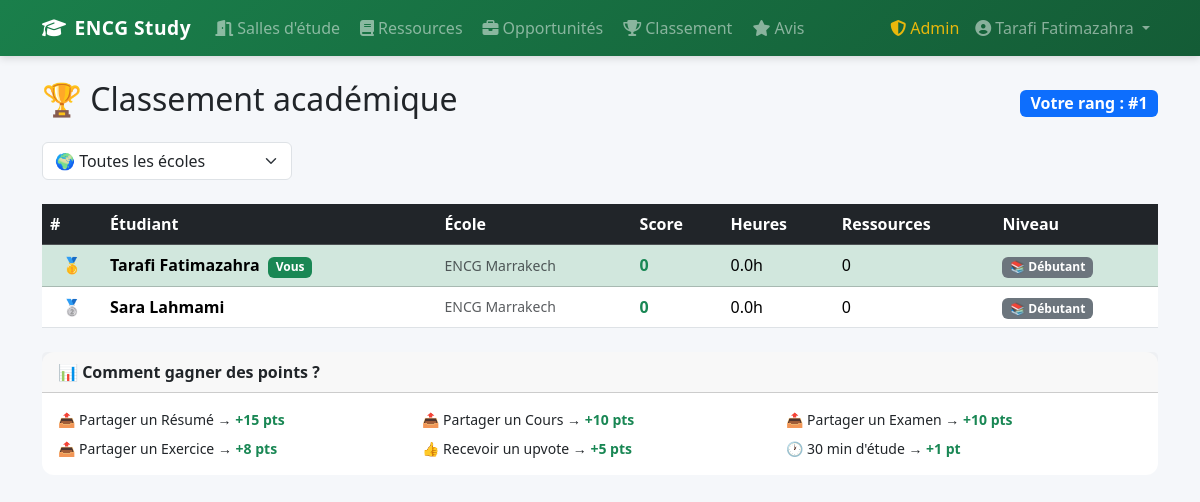
Screenshot of /classement/ (signed in) with the database file from the repository.
### app/models.py (models this page shows, shortened)
class User(UserMixin, db.Model):
    id            = db.Column(db.Integer, primary_key=True)
    name          = db.Column(db.String(100), nullable=False)
    email         = db.Column(db.String(150), unique=True, nullable=False)
    password_hash = db.Column(db.String(256), nullable=False)
    school        = db.Column(db.String(100), nullable=False)
    created_at    = db.Column(db.DateTime, default=datetime.utcnow)
    is_admin      = db.Column(db.Boolean, default=False)   # ← NOUVEAU
    score               = db.Column(db.Integer, default=0)
    total_study_minutes = db.Column(db.Integer, default=0)
    bio                 = db.Column(db.String(300), default='')
    filiere             = db.Column(db.String(100), default='')
    resources      = db.relationship('Resource',     backref='uploader',  lazy=True)
    opportunities  = db.relationship('Opportunity',  backref='poster',    lazy=True)
    messages       = db.relationship('Message',      backref='author',    lazy=True)
    study_sessions = db.relationship('StudySession', backref='student',   lazy=True)
    votes_given    = db.relationship('ResourceVote', backref='voter',     lazy=True)
    applications   = db.relationship('Application',  backref='applicant', lazy=True)
    avis_donnes    = db.relationship('Avis',         backref='auteur',    lazy=True)
    @property
    def study_hours(self):
        return round(self.total_study_minutes / 60, 1)
    @property
    def rank_badge(self):
        if self.score >= 500: return ('🏆', 'Diamant')
        if self.score >= 200: return ('🥇', 'Or')
        if self.score >= 100: return ('🥈', 'Argent')
        if self.score >= 50:  return ('🥉', 'Bronze')
        return ('📚', 'Débutant')
    @property
    def resources_count(self):
        return len(self.resources)

### app/leaderboard/routes.py (the view)
@leaderboard_bp.route('/')
@login_required
def index():
    school_filter = request.args.get('school', '')
    query = User.query
    if school_filter:
        query = query.filter_by(school=school_filter)
    top_users = query.order_by(desc(User.score)).limit(100).all()
    all_users = User.query.order_by(desc(User.score)).all()
    mon_rang = next((i + 1 for i, u in enumerate(all_users) if u.id == current_user.id), None)
    return render_template('leaderboard/index.html',
        top_users=top_users,
        schools=ENCG_SCHOOLS,
        school_filter=school_filter,
        mon_rang=mon_rang,
    )

### app/models.py (called while the page is built)
@login_manager.user_loader
def load_user(user_id):
    return User.query.get(int(user_id))

### app/templates/leaderboard/index.html (shortened to what this page needs)
{% extends 'base.html' %}
{% block content %}
<div class="d-flex justify-content-between align-items-center mb-3">
  <h2>🏆 Classement académique</h2>
  {% if mon_rang %}
    <span class="badge bg-primary fs-6">Votre rang : #{{ mon_rang }}</span>
  {% endif %}
</div>
<form method="GET" class="d-flex gap-2 mb-4 flex-wrap">
  <select name="school" class="form-select" style="max-width:250px" onchange="this.form.submit()">
    <option value="">🌍 Toutes les écoles</option>
  </select>
</form>
<div class="card">
  <div class="table-responsive">
    <table class="table table-hover align-middle mb-0">
      <thead class="table-dark">
        <tr>
          <th width="60">#</th>
          <th>Étudiant</th>
          <th>École</th>
          <th>Score</th>
          <th>Heures</th>
          <th>Ressources</th>
          <th>Niveau</th>
        </tr>
      </thead>
      <tbody>
        {% for user in top_users %}
        <tr {% if user.id == current_user.id %}class="table-success"{% endif %}>
          <td class="text-center fw-bold">
            {% if loop.index == 1 %}🥇
            {% elif loop.index == 2 %}🥈
            {% elif loop.index == 3 %}🥉
            {% else %}<span class="text-muted">{{ loop.index }}</span>
            {% endif %}
          </td>
          <td>
            <strong>{{ user.name }}</strong>
            {% if user.id == current_user.id %}
              <span class="badge bg-success ms-1">Vous</span>
            {% endif %}
          </td>
          <td class="text-muted small">{{ user.school }}</td>
          <td><strong class="text-success">{{ user.score }}</strong></td>
          <td>{{ user.study_hours }}h</td>
          <td>{{ user.resources_count }}</td>
          <td><span class="badge bg-secondary">{{ user.rank_badge[0] }} {{ user.rank_badge[1] }}</span></td>
        </tr>
        {% else %}
        <tr><td colspan="7" class="text-center text-muted py-4">Aucun étudiant trouvé.</td></tr>
        {% endfor %}
      </tbody>
    </table>
  </div>
</div>
<div class="card mt-4">
  <div class="card-header"><strong>📊 Comment gagner des points ?</strong></div>
  <div class="card-body">
    <div class="row g-2 small">
      <div class="col-6 col-md-4">📤 Partager un Résumé → <strong class="text-success">+15 pts</strong></div>
      <div class="col-6 col-md-4">📤 Partager un Cours → <strong class="text-success">+10 pts</strong></div>
      <div class="col-6 col-md-4">📤 Partager un Examen → <strong class="text-success">+10 pts</strong></div>
      <div class="col-6 col-md-4">📤 Partager un Exercice → <strong class="text-success">+8 pts</strong></div>
      <div class="col-6 col-md-4">👍 Recevoir un upvote → <strong class="text-success">+5 pts</strong></div>
      <div class="col-6 col-md-4">🕐 30 min d'étude → <strong class="text-success">+1 pt</strong></div>
    </div>
  </div>
</div>
{% endblock %}

### app/templates/base.html (shortened to what this page needs)
<!DOCTYPE html>
<html lang="fr">
<head>
  <link href="https://cdn.jsdelivr.net/npm/bootstrap@5.3.2/dist/css/bootstrap.min.css" rel="stylesheet">
  <link href="https://cdnjs.cloudflare.com/ajax/libs/font-awesome/6.5.0/css/all.min.css" rel="stylesheet">
  <link href="{{ url_for('static', filename='css/style.css') }}" rel="stylesheet">
</head>
<body>
{% if current_user.is_authenticated %}
<nav class="navbar navbar-expand-lg navbar-dark">
  <div class="container">
    <a class="navbar-brand fw-bold" href="{{ url_for('main.home') }}">
      <i class="fas fa-graduation-cap me-2"></i>ENCG Study
    </a>
    <div class="collapse navbar-collapse" id="nav">
      <ul class="navbar-nav me-auto gap-1">
        <li class="nav-item">
          <a class="nav-link" href="{{ url_for('rooms.index') }}">
            <i class="fas fa-door-open me-1"></i>Salles d'étude
          </a>
        </li>
        <li class="nav-item">
          <a class="nav-link" href="{{ url_for('resources.index') }}">
            <i class="fas fa-book me-1"></i>Ressources
          </a>
        </li>
        <li class="nav-item">
          <a class="nav-link" href="{{ url_for('opportunities.index') }}">
            <i class="fas fa-briefcase me-1"></i>Opportunités
          </a>
        </li>
        <li class="nav-item">
          <a class="nav-link" href="{{ url_for('leaderboard.index') }}">
            <i class="fas fa-trophy me-1"></i>Classement
          </a>
        </li>
        <li class="nav-item">
          <a class="nav-link" href="{{ url_for('avis.index') }}">
            <i class="fas fa-star me-1"></i>Avis
          </a>
        </li>
      </ul>
      <ul class="navbar-nav">
        {% if current_user.is_admin %}
        <li class="nav-item">
          <a class="nav-link text-warning" href="{{ url_for('admin.index') }}">
            <i class="fas fa-shield-alt me-1"></i>Admin
          </a>
        </li>
        {% endif %}
        <li class="nav-item dropdown">
          <a class="nav-link dropdown-toggle" href="#" data-bs-toggle="dropdown">
            <i class="fas fa-user-circle me-1"></i>{{ current_user.name }}
          </a>
        </li>
      </ul>
    </div>
  </div>
</nav>
{% endif %}
<main class="{% if current_user.is_authenticated %}container py-4{% endif %}">
  {% block content %}{% endblock %}
</main>
</body>
</html>

### app/static/css/style.css (style rules this page uses)
:root { --encg-green: #1a7f4b; --encg-green-light: #e8f5ee; --encg-green-dark: #145c36; }
body { background-color: #f5f7fa; font-family: 'Segoe UI', sans-serif; }
.navbar { background: linear-gradient(135deg, var(--encg-green), var(--encg-green-dark)) !important; box-shadow: 0 2px 8px rgba(0,0,0,0.15); }
.navbar-brand { font-size: 1.2rem; letter-spacing: 0.5px; }
.nav-link { opacity: 0.9; }
.card { border-radius: 12px; border: none; }

### rows the page displays
User: name "Tarafi Fatimazahra", shows "Vous", school "ENCG Marrakech", score "0", study_hours "0.0", resources_count "0", score "📚", score "Débutant"
User: name "Sara Lahmami", school "ENCG Marrakech", score "0", study_hours "0.0", resources_count "0", score "📚", score "Débutant"

### other values shown
{{ mon_rang }} "1"
